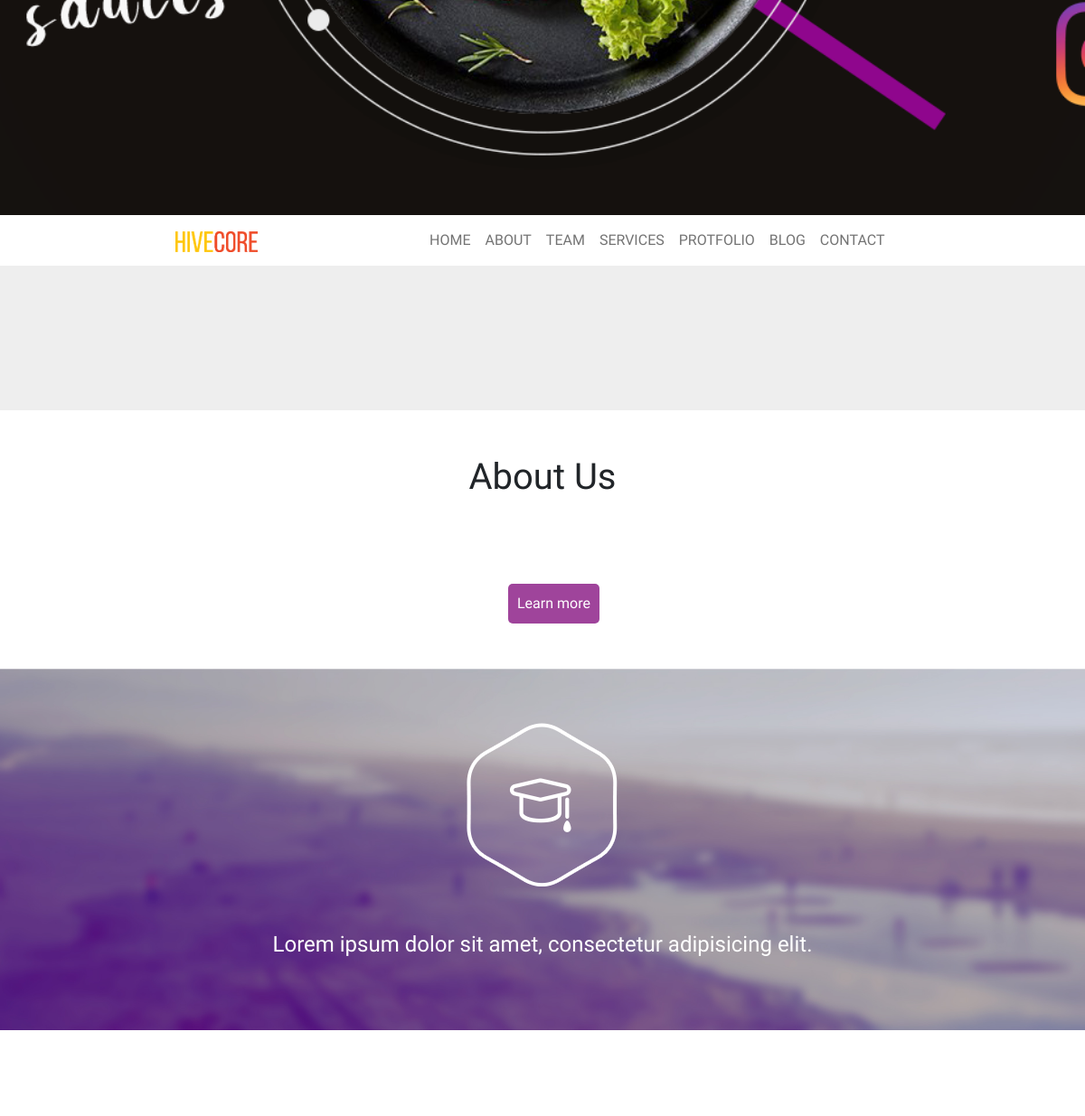
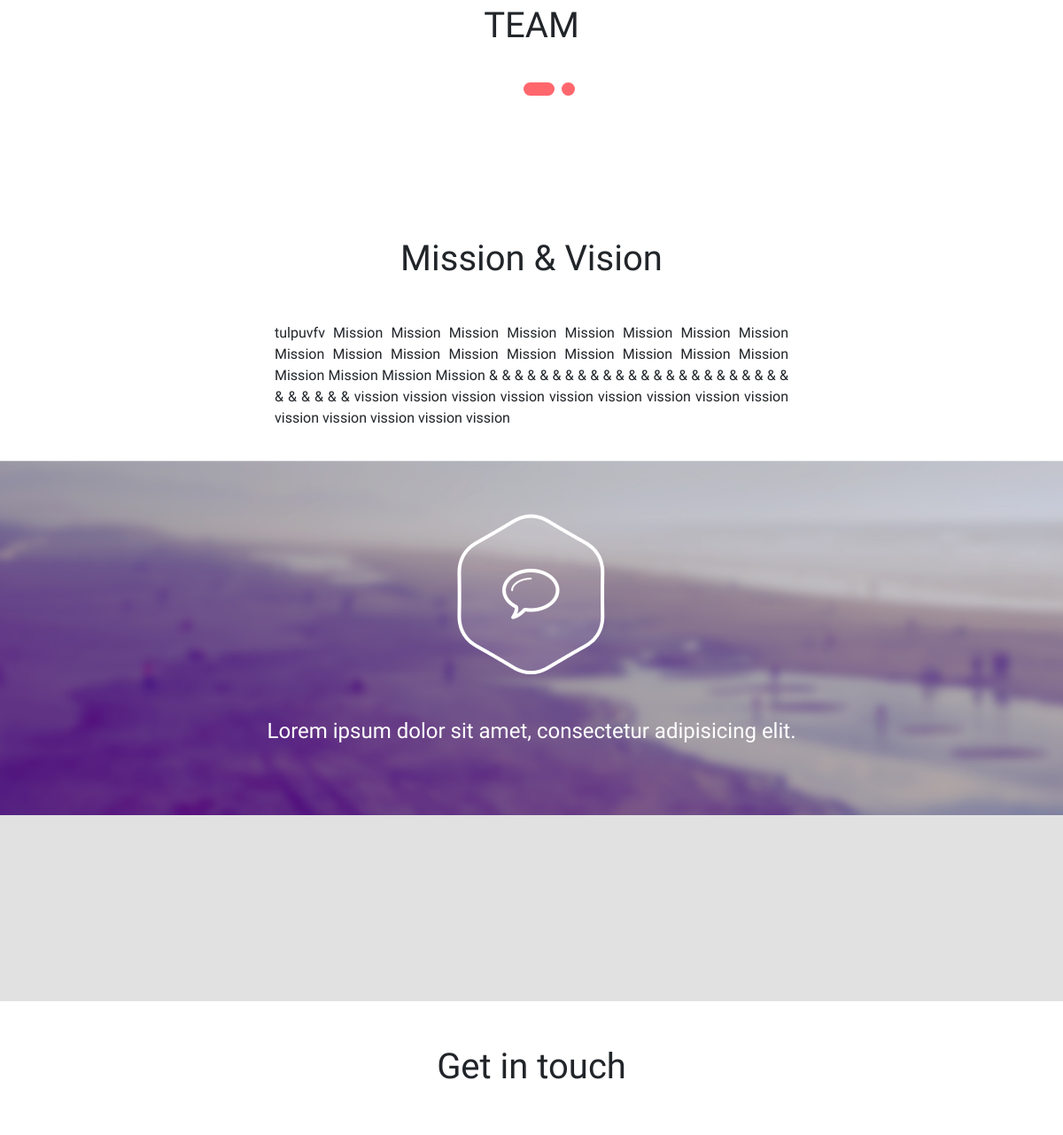
The app's page / (middle part), older data (2 pictures, top to bottom).
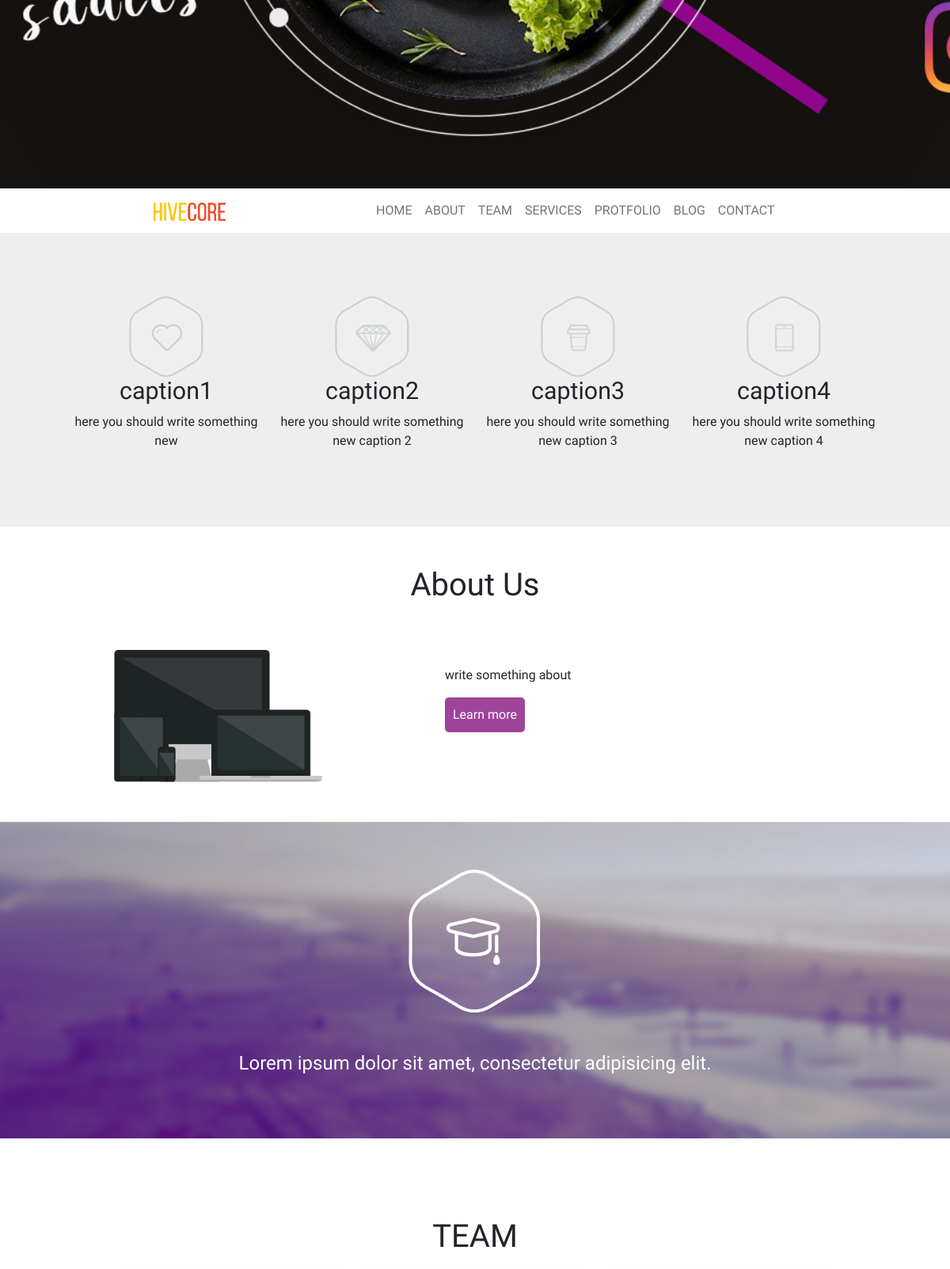
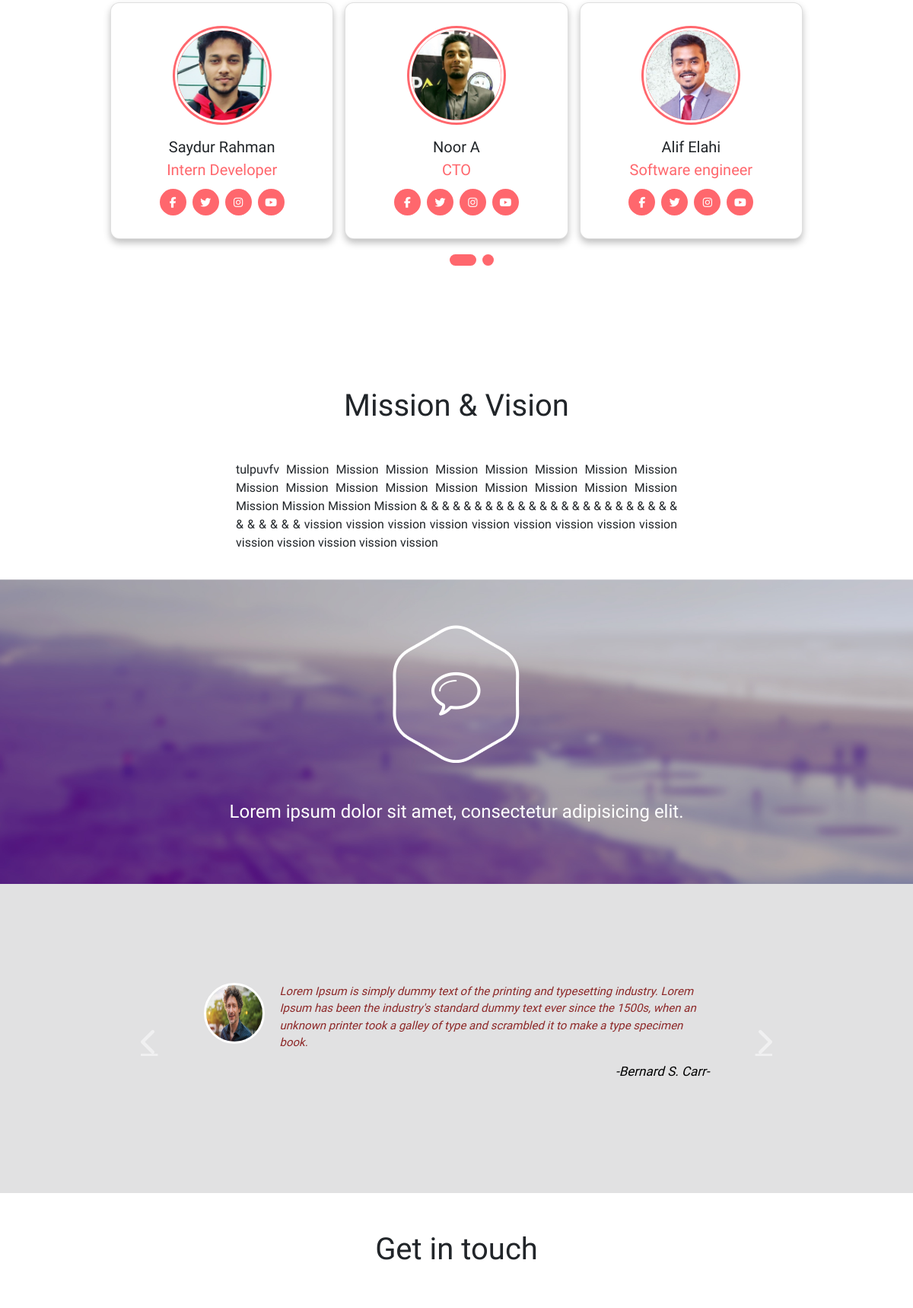
The same page, newer data (2 pictures, top to bottom).
### main/models.py (models this page shows, shortened)
class Banner(models.Model):
    image = models.ImageField(upload_to = 'imag/%y')

class Nav_logo(models.Model):
    image = models.ImageField(upload_to = 'imag/%y')

class Mission(models.Model):
    moto = models.TextField(max_length=1000)

class Feature(models.Model):
    caption = models.CharField(max_length=50)
    details = models.CharField(max_length=300)
    image = models.ImageField(upload_to = 'imag/%y')

class About(models.Model):
    caption = models.CharField(max_length=50, null=True, blank=True)
    description = models.TextField(max_length=1000)
    image = models.ImageField(upload_to = 'imag/%y', null=True, blank=True)

class Team(models.Model):
    name = models.CharField(max_length=50, null=True, blank=True)
    designation = models.TextField(max_length=1000)
    image = models.ImageField(upload_to = 'imag/%y', null=True, blank=True)
    facebook = models.TextField(max_length=50, null=True, blank=True)
    twitter = models.TextField(max_length=50, null=True, blank=True)
    social3 = models.TextField(max_length=50, null=True, blank=True)
    social4 = models.TextField(max_length=50, null=True, blank=True)

class Clint_review(models.Model):
    clint_pic = models.ImageField(upload_to = 'imag/%y', null=True, blank=True)
    comment = models.TextField(max_length=1000)
    name = models.CharField(max_length=50, null=True, blank=True)

### main/views.py (the view, shortened to what this page needs)
# urls.py: path('', views.index, name = 'index'),
def index(request):
    about = About.objects.all().first()
    mission = Mission.objects.all().first()
    subtitle = Subtitle.objects.all().first()
    logo = Logo.objects.all().first()
    banner = Banner.objects.all().first()
    nav_logo = Nav_logo.objects.all().first()
    footer = Footer.objects.all().first()
    feature = Feature.objects.all()[:4]
    team = Team.objects.all()
    team2 = Team2.objects.all()
    clint_review = Clint_review.objects.all()
    address = Address.objects.all().last()
    con = {
    'subtitle': subtitle.subtitle,
    'about': about,
    'moto': mission.moto,
    'logo':logo,
    'banner':banner,
    'nav_logo':nav_logo,
    'footer':footer,
    'feature':feature,
    'team':team,
    'team2':team2,
    'clint_review':clint_review,
    'address': address,
}
    return render(request, 'index.html',con)

### main/templates/index.html (shortened to what this page needs)
{% load static%}
<!DOCTYPE html>
<html lang="en">
<head>
  <link href="https://cdn.jsdelivr.net/npm/bootstrap@5.1.0/dist/css/bootstrap.min.css" rel="stylesheet"
>
  <link rel="stylesheet" href="{% static 'style.css' %}">
</head>
<body>
  <div class="container-fluid px-0">
    <div class="jumbotron" style="background-image: url({{banner.image.url}});">
      <div class="header-nav container row-12">
      </div>
    </div>
  </div>
  <div class="container-fluid">
    <nav class="navbar navbar-expand-lg navbar-light">
      <div class="nav_logo"><a class="navbar-brand" href="#"><img src="{{nav_logo.image.url}}"></a></div>
      <div class="collapse navbar-collapse" id="navbarNavAltMarkup">
        <div class="navbar-nav">
          <a class="nav-item nav-link" href="#">HOME</a>
          <a class="nav-item nav-link" href="#">ABOUT</a>
          <a class="nav-item nav-link" href="#">TEAM</a>
          <a class="nav-item nav-link" href="#">SERVICES</a>
          <a class="nav-item nav-link" href="#">PROTFOLIO</a>
          <a class="nav-item nav-link" href="#">BLOG</a>
          <a class="nav-item nav-link" href="#">CONTACT</a>
        </div>
      </div>
    </nav>
  </div>
  <div class=" container-fluid" style="background-color: #eeeeee;">
    <div class="Feature row">
      {% for n in  feature%}
      <div class="col">
        <img src="{{n.image.url}}">
        <h2>{{n.caption}}</h2>
        <p>{{n.details}}</p>
      </div>
      {% endfor %}
    </div>
  </div>
  <div class="container-fluid" style="margin-top: 50px; margin-bottom: 50px;">
    <h1 style="text-align: center; padding:0 50px 50px 50px;">About Us</h1>
    <div class="row">
      <div class="col-sm" style="text-align: center;">
        <img style="width: 50%;" src="{{about.image.url}}">
      </div>
      <div class="col-sm about_discription" style="margin: 0 100px 0 0; ">
        <p style="width: 100%; text-align: justify; padding-top: 20px;">{{about.description}}</p>
        <button style="color: white; padding: 10px; border-radius: 5px; background: #9f449b; border: none;"> Learn
          more</button>
      </div>
    </div>
  </div>
  <div class="Quote container-fluid gx-0 d-flex justify-content-center">
    <div style="margin-top: 20px;"><img style="margin: 40px;" src="{% static '/image/study.png' %}">
      <h4 style="color: white; margin: 10px;">Lorem ipsum dolor sit amet, consectetur adipisicing elit.</h4>
    </div>
  </div>
  <div class="team">
    <div class="container">
      <h1>TEAM</h1>
    <div class="main-card">
      <div class="cards">
        {% for t in  team%}
        <div class="card">
         <div class="content">
           <div class="img">
            <img src="{{t.image.url}}" alt="">
           </div>
           <div class="details">
             <div class="name">{{t.name}}</div>
             <div class="job">{{t.designation}}</div>
           </div>
           <div class="media-icons">
             <a href="{{t.facebook}}"><i class="fab fa-facebook-f"></i></a>
             <a href="{{t.twitter}}"><i class="fab fa-twitter"></i></a>
             <a href="{{t.social3}}"><i class="fab fa-instagram"></i></a>
             <a href="{{t.social4}}"><i class="fab fa-youtube"></i></a>
           </div>
         </div>
        </div>
        {% endfor %}
      </div>
    </div>
    <div class="button">
      <label for="one" class=" active one"></label>
      <label for="two" class="two"></label>
    </div>
  </div>
</div>
  <div style="padding: 20px;">
    <h1 style="text-align: center; padding: 40px;">Mission & Vision</h1>
    <div class="d-flex justify-content-center" style=" width: 100%;">
      <p style="width: 50%; text-align: justify;">{{moto}}
      </p>
    </div>
  </div>
  <div class="Quote container-fluid gx-0 d-flex justify-content-center">
    <div style="margin-top: 20px;"><img style="margin: 40px;" src="{% static '/image/massage.png' %}">
      <h4 style="color: white; margin: 10px;">Lorem ipsum dolor sit amet, consectetur adipisicing elit.</h4>
    </div>
  </div>
  <section id="testimonial">
    <div class="container">
        <div class="row">
            <div class="col-12">
                <div id="testimonialCarousel" class="carousel slide" data-ride="carousel">
                    <div class="carousel-inner" role="listbox">
                      {% for r in  clint_review%}
                        <div class="carousel-item {% if forloop.first%}active{%endif%}">
                            <div class="carousel-content">
                              <div>
                              <div class="client-img"><img src="{{r.clint_pic.url}}" alt="Testimonial Slider" /></div>
                                <p><i>{{r.comment}}</i></p>
                                <h3><span>-</span>{{r.name}}<span>-</span></h3>
                              </div>
                            </div>
                        </div>
                        {% endfor %}
                        <a class="carousel-control-prev text-white" href="#testimonialCarousel" role="button" data-slide="prev">
                            <i class="fas fa-chevron-left"></i>
                        </a>
                        <a class="carousel-control-next text-white" href="#testimonialCarousel" role="button" data-slide="next">
                            <i class="fas fa-chevron-right"></i>
                        </a>
                    </div>
                </div>
            </div>
        </div>
    </div>
</section>
  <div class="contact container-fluid">
    <h1 style="text-align: center; padding: 50px;">Get in touch</h1>
  </div>
</body>
</html>

### main/static/style.css (style rules this page uses)
* { margin:0; padding: 0; box-sizing: border-box; font-family: 'Source Sans Pro', sans-serif; }
.jumbotron { text-align: center; height: 100vh; background-position: center; background-size: cover; }
.header-nav { justify-content: center; display: flex; padding-top: 50px; }
.navbar-brand img { width:20%; }
.navbar-brand { margin: 0; }
.nav_logo { text-align: center; float: right; }
.Feature { text-align: center; padding: 80px; }
.Feature img { width: 40%; }
.Quote { background: url(./image/edu_base.jpg); text-align: center; height: 50vh; background-position: center; background-size: cover; }
#testimonial { padding: 30px 0px 20px; color: rgb(141, 40, 40); background-color: #e1e1e2; }
#testimonial .client-img { width: 80px; height: 80px; overflow: hidden; border: 3px solid #fff; margin: 0px auto; border-radius: 100%; position: absolute; left: 0px; }
.client-img img { height: 80px; }
#testimonial .carousel-content { padding: 20px 0px 20px 100px; width: 70%; margin: 0 auto; position: relative; }
#testimonial h3 { font-size: 17px; color: rgb(0, 0, 0); margin-bottom: 30px; font-style: italic; text-align: right; }
#testimonial p { font-size: 15px; }
#testimonial .client-img img { width: 100%; }
#testimonial .carousel-control-prev, #testimonial .carousel-control-next { font-size: 36px; }
@media screen and (min-width: 768px) { h2 { font-size: 190%; } }
.container { max-width: 950px; width: 100%; overflow: hidden; padding: 80px 0; }
.container h1 { text-align: center; margin: 20px; }
.container .main-card { display: flex; justify-content: space-evenly; width: 200%; transition: 1s; }
.container .main-card .cards { width: calc(100% / 2 - 10px); display: flex; flex-wrap: wrap; margin: 0 20px; justify-content: space-between; }
.main-card .cards .card { width: calc(100% / 3 - 10px); background: #fff; border-radius: 12px; padding: 30px; box-shadow: 0 5px 10px rgba(0, 0, 0, 0.25); transition: all 0.4s ease; }
.cards .card .content { width: 100%; display: flex; flex-direction: column; justify-content: center; align-items: center; text-align: center; }
.cards .card .content .img { height: 130px; width: 130px; border-radius: 50%; padding: 3px; background: #FF676D; margin-bottom: 14px; }
.card .content .img img { height: 100%; width: 100%; border: 3px solid #ffff; border-radius: 50%; object-fit: cover; }
.card .content .name { font-size: 20px; font-weight: 500; }
.card .content .job { font-size: 20px; color: #FF676D; }
.card .content .media-icons { margin-top: 10px; display: flex; }
.media-icons a { text-align: center; line-height: 33px; height: 35px; width: 35px; margin: 0 4px; font-size: 14px; color: #FFF; border-radius: 50%; border: 2px solid transparent; background: #FF676D; transition: all 0.3s ease; }
.container .button { width: 100%; display: flex; justify-content: center; margin: 20px; }
.button label { height: 15px; width: 15px; border-radius: 20px; background: #FF676D; margin: 0 4px; cursor: pointer; transition: all 0.5s ease; }
.button label.active { width: 35px; }

Row changes from the older to the newer data that the page shows:
added Feature: image (picture), caption "caption1", details "here you should write something new"
added Feature: image (picture), caption "caption2", details "here you should write something new caption 2"
added Feature: image (picture), caption "caption3", details "here you should write something new caption 3"
added Feature: image (picture), caption "caption4", details "here you should write something new caption 4"
now on this page (row edited): About: image (picture), description "write something about"
added Team: image (picture), name "Saydur Rahman", designation "Intern Developer"
added Team: image (picture), name "Noor A", designation "CTO"
added Team: image (picture), name "Alif Elahi", designation "Software engineer"
added Clint_review: clint_pic (picture), comment "Lorem Ipsum is simply dummy text of the printing and typesetting industry. Lorem Ipsum has been the industry's standard dummy text ever since the 1500s, when an unknown printer took a galley of type and scrambled it to make a type specimen book.", name "Bernard S. Carr"
